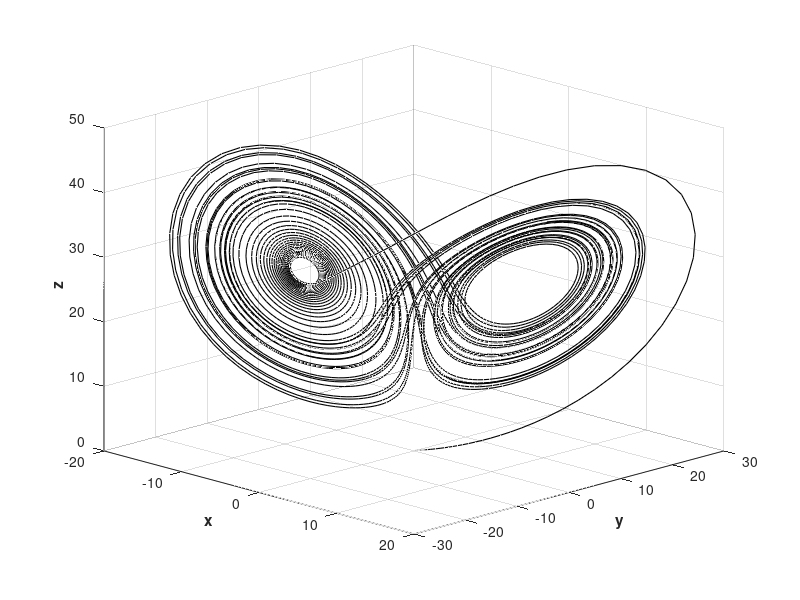

Recreate this plot in MATLAB.
% =========================================================================
% 用于毕业设计第2.3节: 四阶Runge-Kutta (RK4) 算法基础验证程序
% 求解经典 Lorenz 混沌系统并绘制三维相图
% =========================================================================
clear; clc; close all;

% 1. 系统参数定义 (Lorenz经典混沌参数)
sigma = 10; 
rho = 28; 
beta = 8/3;

% 2. 积分时间与步长设置
dt = 0.01;          % RK4积分步长
t_end = 50;         % 总仿真时间
N = round(t_end/dt);% 总迭代步数

% 3. 初始化状态变量数组
X = zeros(3, N+1);
X(:,1) = [0.1; 0.1; 0.1]; % 赋予初始条件 (x0, y0, z0)

% 4. 核心: 四阶Runge-Kutta (RK4) 迭代求解过程
for i = 1:N
    % 取当前状态
    x_curr = X(1, i);
    y_curr = X(2, i);
    z_curr = X(3, i);
    
    % 计算 k1 (起点斜率)
    k1_x = sigma * (y_curr - x_curr);
    k1_y = x_curr * (rho - z_curr) - y_curr;
    k1_z = x_curr * y_curr - beta * z_curr;
    
    % 计算 k2 (中点斜率1)
    k2_x = sigma * ((y_curr + 0.5*dt*k1_y) - (x_curr + 0.5*dt*k1_x));
    k2_y = (x_curr + 0.5*dt*k1_x) * (rho - (z_curr + 0.5*dt*k1_z)) - (y_curr + 0.5*dt*k1_y);
    k2_z = (x_curr + 0.5*dt*k1_x) * (y_curr + 0.5*dt*k1_y) - beta * (z_curr + 0.5*dt*k1_z);
    
    % 计算 k3 (中点斜率2)
    k3_x = sigma * ((y_curr + 0.5*dt*k2_y) - (x_curr + 0.5*dt*k2_x));
    k3_y = (x_curr + 0.5*dt*k2_x) * (rho - (z_curr + 0.5*dt*k2_z)) - (y_curr + 0.5*dt*k2_y);
    k3_z = (x_curr + 0.5*dt*k2_x) * (y_curr + 0.5*dt*k2_y) - beta * (z_curr + 0.5*dt*k2_z);
    
    % 计算 k4 (终点斜率)
    k4_x = sigma * ((y_curr + dt*k3_y) - (x_curr + dt*k3_x));
    k4_y = (x_curr + dt*k3_x) * (rho - (z_curr + dt*k3_z)) - (y_curr + dt*k3_y);
    k4_z = (x_curr + dt*k3_x) * (y_curr + dt*k3_y) - beta * (z_curr + dt*k3_z);
    
    % 根据加权平均更新下一时刻状态
    X(1, i+1) = x_curr + (dt/6) * (k1_x + 2*k2_x + 2*k3_x + k4_x);
    X(2, i+1) = y_curr + (dt/6) * (k1_y + 2*k2_y + 2*k3_y + k4_y);
    X(3, i+1) = z_curr + (dt/6) * (k1_z + 2*k2_z + 2*k3_z + k4_z);
end

% 5. 绘制求解出的混沌吸引子相图
figure('Position', [300, 200, 700, 500]);
plot3(X(1,:), X(2,:), X(3,:), 'k', 'LineWidth', 0.8);
grid on;
xlabel('x', 'FontWeight', 'bold');
ylabel('y', 'FontWeight', 'bold');
zlabel('z', 'FontWeight', 'bold');

view(45, 20); % 调整最佳三维观测视角
